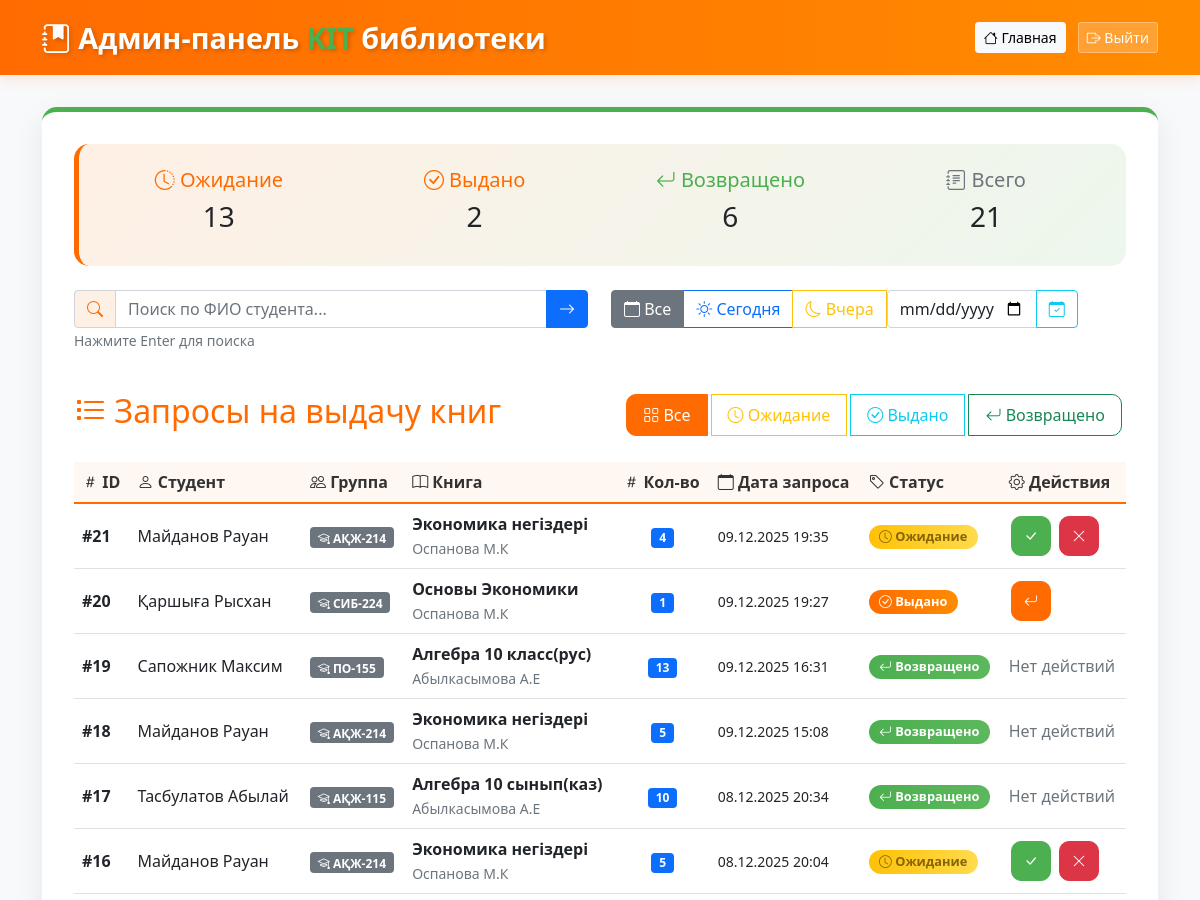
/admin (signed in, upper part), run on an earlier commit of the app's database.
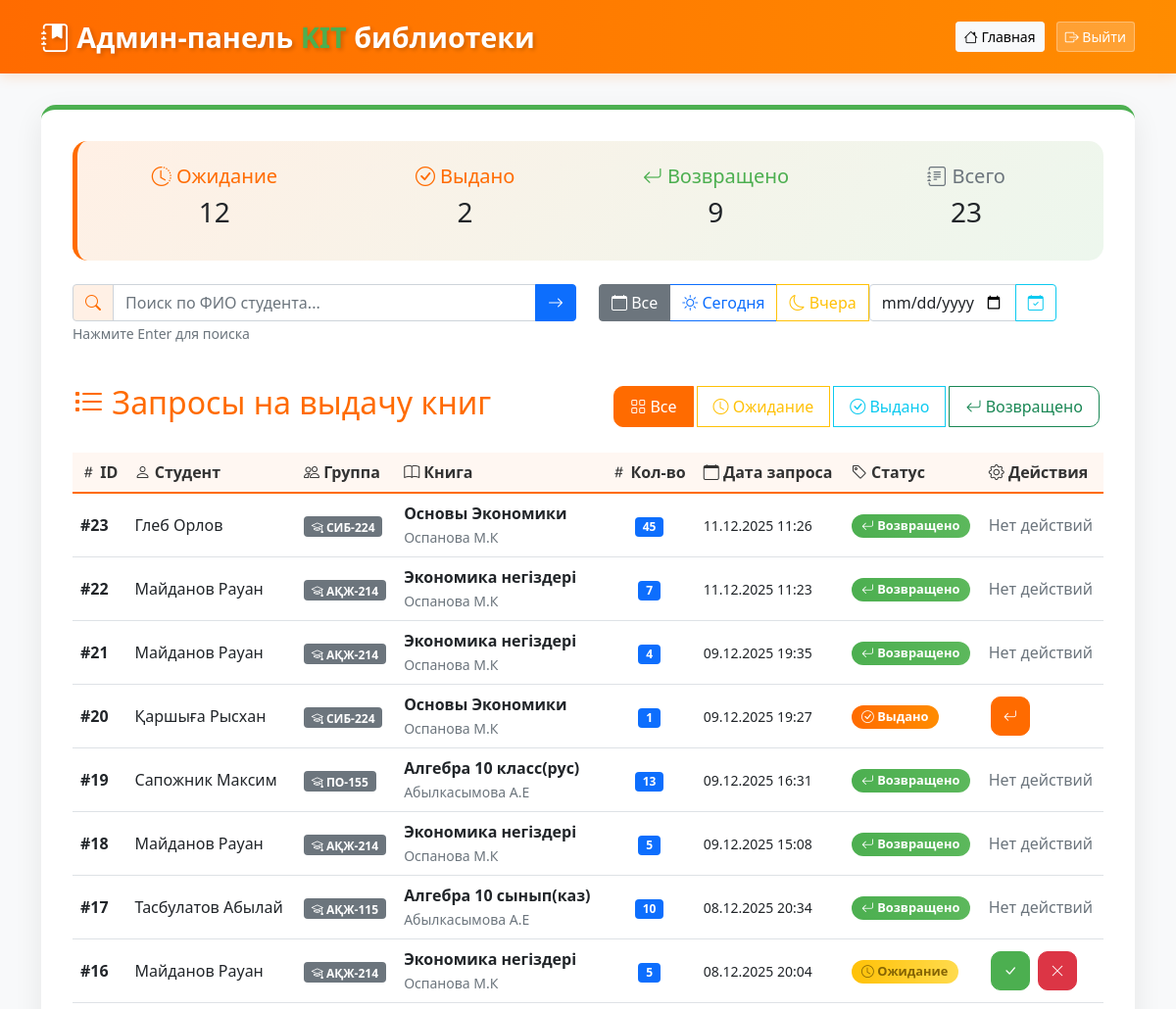
And on a later commit of the database.
### models.py (models this page shows, shortened)
class BookRequest(db.Model):
    __tablename__ = 'book_requests'
    id = db.Column(db.Integer, primary_key=True)
    request_number = db.Column(db.String(20), unique=True, nullable=True)
    student_id = db.Column(db.Integer, db.ForeignKey('students.id'), nullable=False)
    book_id = db.Column(db.Integer, db.ForeignKey('books.id'), nullable=False)
    request_date = db.Column(db.DateTime, nullable=False, default=db.func.now())  # Дата создания запроса
    issue_date = db.Column(db.DateTime)  # Дата выдачи (когда библиотекарь подтвердил)
    planned_return_date = db.Column(db.DateTime)  # Планируемая дата возврата (+90 минут)
    actual_return_date = db.Column(db.DateTime)  # Фактическая дата возврата
    quantity = db.Column(db.Integer, nullable=False, default=1)  # Количество взятых экземпляров
    status = db.Column(db.String(20), nullable=False, default='ожидание')  # статусы: ожидание, выдано, возвращено
    book = db.relationship('Book', backref='requests')

class Student(db.Model):
    __tablename__ = 'students'
    id = db.Column(db.Integer, primary_key=True)
    full_name = db.Column(db.String(100), nullable=False)  # ФИО
    group_id = db.Column(db.Integer, db.ForeignKey('groups.id'), nullable=False)
    book_requests = db.relationship('BookRequest', backref='student', lazy=True)

class Group(db.Model):
    __tablename__ = 'groups'
    id = db.Column(db.Integer, primary_key=True)
    name = db.Column(db.String(50), unique=True, nullable=False)  # Например: "АҚЖ-214"
    language = db.Column(db.String(10), nullable=False)  # "kz" или "ru"
    course = db.Column(db.Integer, nullable=False)  # 1 или 2
    students = db.relationship('Student', backref='group', lazy=True)

class Book(db.Model):
    __tablename__ = 'books'
    id = db.Column(db.Integer, primary_key=True)
    name = db.Column(db.String(200), nullable=False)  # Название книги
    author = db.Column(db.String(100), nullable=False)  # Автор книги
    year = db.Column(db.Integer, nullable=False)  # Год издания
    total_quantity = db.Column(db.Integer, nullable=False)  # Всего экземпляров
    available_quantity = db.Column(db.Integer, nullable=False)  # Доступно сейчас
    language = db.Column(db.String(10), nullable=False)  # Язык книги
    course = db.Column(db.Integer, nullable=False)  # Курс

### app.py (the view)
@app.route('/admin')
@admin_required
def admin_dashboard():
    requests = BookRequest.query.order_by(BookRequest.request_date.desc()).all()
    return render_template('admin.html',
                         requests=requests,
                         current_status='all',
                         current_date='all',
                         search_query='',
                         custom_date='')

### templates/admin.html (shortened to what this page needs)
<!DOCTYPE html>
<html lang="ru">
<head>
    <link href="https://cdn.jsdelivr.net/npm/bootstrap@5.1.3/dist/css/bootstrap.min.css" rel="stylesheet">
    <link rel="stylesheet" href="https://cdn.jsdelivr.net/npm/bootstrap-icons@1.8.1/font/bootstrap-icons.css">
</head>
<body>
    <nav class="kit-header">
        <div class="container">
            <div class="d-flex justify-content-between align-items-center">
                <span class="kit-logo">
                    <i class="bi bi-journal-bookmark-fill"></i>
                    Админ-панель <span>KIT</span> библиотеки
                </span>
                <div>
                    <a href="{{ url_for('admin_dashboard') }}" class="btn btn-light btn-sm me-2">
                        <i class="bi bi-house"></i> Главная
                    </a>
                    <a href="{{ url_for('admin_logout') }}" class="btn btn-logout btn-sm text-white">
                        <i class="bi bi-box-arrow-right"></i> Выйти
                    </a>
                </div>
            </div>
        </div>
    </nav>
    <div class="container">
        <div class="admin-container">
            <div class="stats-card">
                <div class="row">
                    <div class="col-md-3 text-center">
                        <h5 style="color: var(--kit-orange);">
                            <i class="bi bi-clock-history"></i> Ожидание
                        </h5>
                        <h3>{{ requests|selectattr('status', 'equalto', 'ожидание')|list|length }}</h3>
                    </div>
                    <div class="col-md-3 text-center">
                        <h5 style="color: var(--kit-orange);">
                            <i class="bi bi-check-circle"></i> Выдано
                        </h5>
                        <h3>{{ requests|selectattr('status', 'equalto', 'выдано')|list|length }}</h3>
                    </div>
                    <div class="col-md-3 text-center">
                        <h5 style="color: var(--kit-green);">
                            <i class="bi bi-arrow-return-left"></i> Возвращено
                        </h5>
                        <h3>{{ requests|selectattr('status', 'equalto', 'возвращено')|list|length }}</h3>
                    </div>
                    <div class="col-md-3 text-center">
                        <h5 style="color: #6c757d;">
                            <i class="bi bi-journal-text"></i> Всего
                        </h5>
                        <h3>{{ requests|length }}</h3>
                    </div>
                </div>
            </div>
            <div class="row mb-4">
                <div class="col-md-6 mb-3">
                    <div class="input-group">
                        <span class="input-group-text" style="background: rgba(255, 107, 0, 0.1);">
                            <i class="bi bi-search" style="color: var(--kit-orange);"></i>
                        </span>
                        <input type="text"
                            class="form-control"
                            id="searchInput"
                            placeholder="Поиск по ФИО студента..."
                            value="{{ search_query }}"
                            onkeypress="handleSearchEnter(event)">
                        <button class="btn btn-primary" type="button" onclick="applySearch()">
                            <i class="bi bi-arrow-right"></i>
                        </button>
                    </div>
                    <small class="text-muted">Нажмите Enter для поиска</small>
                </div>
                <div class="col-md-6 mb-3">
                    <div class="btn-group" role="group">
                        <label class="btn btn-outline-secondary" for="date_all" title="Все даты">
                            <i class="bi bi-calendar"></i> Все
                        </label>
                        <label class="btn btn-outline-primary" for="date_today" title="Сегодня">
                            <i class="bi bi-sun"></i> Сегодня
                        </label>
                        <label class="btn btn-outline-warning" for="date_yesterday" title="Вчера">
                            <i class="bi bi-moon"></i> Вчера
                        </label>
                        <div class="input-group" style="width: auto;">
                            <input type="date"
                                class="form-control"
                                id="customDateInput"
                                value="{{ custom_date }}"
                                style="max-width: 150px;">
                            <button class="btn btn-outline-info" type="button" onclick="applyCustomDate()"
                                    title="Применить выбранную дату">
                                <i class="bi bi-calendar-check"></i>
                            </button>
                        </div>
                    </div>
                </div>
            </div>
            <div class="d-flex justify-content-between align-items-center mb-4">
                <h2 style="color: var(--kit-orange);">
                    <i class="bi bi-list-task"></i> Запросы на выдачу книг
                </h2>
                <div class="btn-group">
                    <button class="btn filter-btn btn-outline-primary {% if current_status == 'all' %}active{% endif %}"
                            onclick="applyStatusFilter('all')">
                        <i class="bi bi-grid"></i> Все
                    </button>
                    <button class="btn filter-btn btn-outline-warning {% if current_status == 'ожидание' %}active{% endif %}"
                            onclick="applyStatusFilter('ожидание')">
                        <i class="bi bi-clock"></i> Ожидание
                    </button>
                    <button class="btn filter-btn btn-outline-info {% if current_status == 'выдано' %}active{% endif %}"
                            onclick="applyStatusFilter('выдано')">
                        <i class="bi bi-check-circle"></i> Выдано
                    </button>
                    <button class="btn filter-btn btn-outline-success {% if current_status == 'возвращено' %}active{% endif %}"
                            onclick="applyStatusFilter('возвращено')">
                        <i class="bi bi-arrow-return-left"></i> Возвращено
                    </button>
                </div>
            </div>
            {% if requests %}
            <div class="table-responsive">
                <table class="table table-hover" id="requestsTable">
                    <thead class="table-light">
                        <tr>
                            <th><i class="bi bi-hash"></i> ID</th>
                            <th><i class="bi bi-person"></i> Студент</th>
                            <th><i class="bi bi-people"></i> Группа</th>
                            <th><i class="bi bi-book"></i> Книга</th>
                            <th><i class="bi bi-hash"></i> Кол-во</th>
                            <th><i class="bi bi-calendar"></i> Дата запроса</th>
                            <th><i class="bi bi-tag"></i> Статус</th>
                            <th><i class="bi bi-gear"></i> Действия</th>
                        </tr>
                    </thead>
                    <tbody>
                        {% for req in requests %}
                        <tr data-status="{{ req.status }}">
                            <td><strong>#{{ req.id }}</strong></td>
                            <td>{{ req.student.full_name if req.student else 'Неизвестно' }}</td>
                            <td>
                                {% if req.student and req.student.group %}
                                    <span class="badge bg-secondary">
                                        <i class="bi bi-mortarboard"></i> {{ req.student.group.name }}
                                    </span>
                                {% else %}
                                    -
                                {% endif %}
                            </td>
                            <td>
                                {% if req.book %}
                                    <strong>{{ req.book.name }}</strong><br>
                                    <small class="text-muted">{{ req.book.author }}</small>
                                {% else %}
                                    <span class="text-danger">Книга удалена</span>
                                {% endif %}
                            </td>
                            <td>
                                <span class="badge bg-primary">{{ req.quantity }}</span>
                            </td>
                            <td>
                                <small>
                                    {{ req.request_date.strftime('%d.%m.%Y %H:%M') if req.request_date else '-' }}
                                </small>
                            </td>
                            <td>
                                {% if req.status == 'ожидание' %}
                                    <span class="badge status-badge status-waiting">
                                        <i class="bi bi-clock"></i> Ожидание
                                    </span>
                                {% elif req.status == 'выдано' %}
                                    <span class="badge status-badge status-issued">
                                        <i class="bi bi-check-circle"></i> Выдано
                                    </span>
                                {% elif req.status == 'возвращено' %}
                                    <span class="badge status-badge status-returned">
                                        <i class="bi bi-arrow-return-left"></i> Возвращено
                                    </span>
                                {% endif %}
                            </td>
                            <td>
                                {% if req.status == 'ожидание' %}
                                    <button class="btn btn-success btn-sm action-btn"
                                        data-action="confirm"
                                        data-id="{{ req.id }}"
                                        title="Подтвердить выдачу"
                                        style="background: var(--kit-green); border-color: var(--kit-green);">
                                        <i class="bi bi-check-lg"></i>
                                    </button>
                                    <button class="btn btn-danger btn-sm action-btn"
                                        data-action="reject"
                                        data-id="{{ req.id }}"
                                        title="Отклонить запрос">
                                        <i class="bi bi-x-lg"></i>
                                    </button>
                                {% elif req.status == 'выдано' %}
                                    <button class="btn btn-primary btn-sm action-btn"
                                        data-action="return"
                                        data-id="{{ req.id }}"
                                        title="Отметить возврат"
                                        style="background: var(--kit-orange); border-color: var(--kit-orange);">
                                        <i class="bi bi-arrow-return-left"></i>
                                    </button>
                                {% else %}
                                    <span class="text-muted">Нет действий</span>
                                {% endif %}
                            </td>
                        </tr>
                        {% endfor %}
                    </tbody>
                </table>
            </div>
            {% endif %}
        </div>
    </div>
</body>
</html>

What changed in the data, as far as the page shows it:
added BookRequest: id "23", student "Глеб Орлов", student.group.name "СИБ-224", book.name "Основы Экономики", book.author "Оспанова М.К", quantity "45", request_date "11.12.2025 11:26", status "возвращено" (drawn)
added BookRequest: id "22", student "Майданов Рауан", student.group.name "АҚЖ-214", book.name "Экономика негіздері", book.author "Оспанова М.К", quantity "7", request_date "11.12.2025 11:23", status "возвращено" (drawn)
changed BookRequest id 21: status "Ожидание" → "Возвращено Нет действий"
Also different on the page:
{{ requests|selectattr('status', 'equalto', 'ожидание')|list|length }}: "13" → "12"
{{ requests|selectattr('status', 'equalto', 'возвращено')|list|length }}: "6" → "9"
{{ requests|length }}: "21" → "23"
